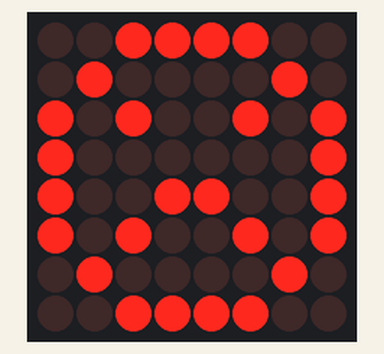
The sketch below on a simulated Arduino Uno, built with avr-gcc and run on an emulated ATmega328P. Shown: 8×8 LED matrix.

Above: at 0.1 s.
At 0.6 s:
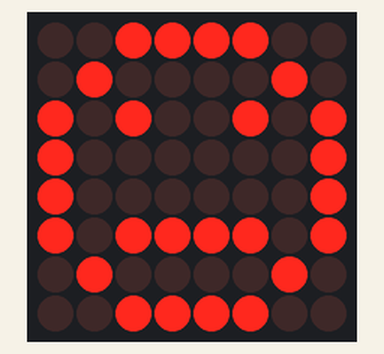
At 1.1 s:
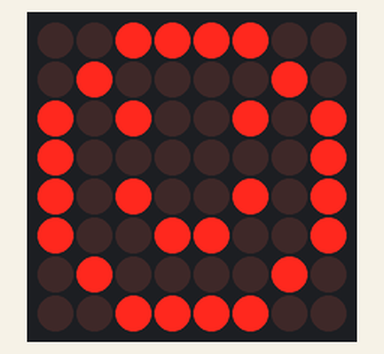

Measured:
- by itself, everything shown: repeats every 1.5 s, in 3 steps
- what the display in image 1 shows lasts 0.5 s, from 0.5 s to 1.0 s

The sketch:

led_matrix_max7219.ino
```cpp
/*
  Пример работы с драйвером матрицы светодиодов MAX7219
  Created by Rostislav Varzar
*/

#include "LedControl.h"

LedControl lc = LedControl(12, 11, 10, 1);

// Смайлики
const byte PROGMEM smile_sad[8] =
{
  B00111100,
  B01000010,
  B10100101,
  B10000001,
  B10011001,
  B10100101,
  B01000010,
  B00111100
};
const byte PROGMEM smile_neutral[8] =
{
  B00111100,
  B01000010,
  B10100101,
  B10000001,
  B10000001,
  B10111101,
  B01000010,
  B00111100
};
const byte PROGMEM smile_happy[8] =
{
  B00111100,
  B01000010,
  B10100101,
  B10000001,
  B10100101,
  B10011001,
  B01000010,
  B00111100
};

void setup() {
  // Инициализация последовательного порта
  Serial.begin(9600);
  // Инициализация матрицы
  lc.shutdown(0, false);
  lc.setIntensity(0, 8);
  lc.clearDisplay(0);
}

void loop() {
  lc.setRow(0, 0, smile_sad[0]);
  lc.setRow(0, 1, smile_sad[1]);
  lc.setRow(0, 2, smile_sad[2]);
  lc.setRow(0, 3, smile_sad[3]);
  lc.setRow(0, 4, smile_sad[4]);
  lc.setRow(0, 5, smile_sad[5]);
  lc.setRow(0, 6, smile_sad[6]);
  lc.setRow(0, 7, smile_sad[7]);
  delay(500);
  lc.setRow(0, 0, smile_neutral[0]);
  lc.setRow(0, 1, smile_neutral[1]);
  lc.setRow(0, 2, smile_neutral[2]);
  lc.setRow(0, 3, smile_neutral[3]);
  lc.setRow(0, 4, smile_neutral[4]);
  lc.setRow(0, 5, smile_neutral[5]);
  lc.setRow(0, 6, smile_neutral[6]);
  lc.setRow(0, 7, smile_neutral[7]);
  delay(500);
  lc.setRow(0, 0, smile_happy[0]);
  lc.setRow(0, 1, smile_happy[1]);
  lc.setRow(0, 2, smile_happy[2]);
  lc.setRow(0, 3, smile_happy[3]);
  lc.setRow(0, 4, smile_happy[4]);
  lc.setRow(0, 5, smile_happy[5]);
  lc.setRow(0, 6, smile_happy[6]);
  lc.setRow(0, 7, smile_happy[7]);
  delay(500);
}
```
